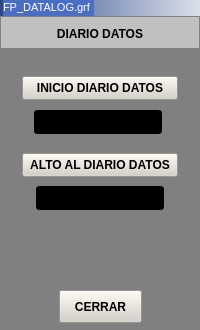
<?xml version="1.0" encoding="UTF-8"?>
<ui version="4.0">
 <class>WDiarioDatos</class>
 <widget class="QWidget" name="WDiarioDatos">
  <property name="geometry">
   <rect>
    <x>0</x>
    <y>0</y>
    <width>200</width>
    <height>330</height>
   </rect>
  </property>
  <property name="minimumSize">
   <size>
    <width>200</width>
    <height>330</height>
   </size>
  </property>
  <property name="maximumSize">
   <size>
    <width>200</width>
    <height>330</height>
   </size>
  </property>
  <property name="windowTitle">
   <string>Dialog</string>
  </property>
  <property name="styleSheet">
   <string notr="true">background-color: rgb(128, 128, 128);</string>
  </property>
  <widget class="QFrame" name="frame">
   <property name="geometry">
    <rect>
     <x>1</x>
     <y>17</y>
     <width>198</width>
     <height>31</height>
    </rect>
   </property>
   <property name="styleSheet">
    <string notr="true">background-color: rgb(192, 192, 192);</string>
   </property>
   <property name="frameShape">
    <enum>QFrame::NoFrame</enum>
   </property>
   <property name="frameShadow">
    <enum>QFrame::Sunken</enum>
   </property>
   <property name="lineWidth">
    <number>2</number>
   </property>
   <widget class="QLabel" name="lbDiarioDatosT">
    <property name="geometry">
     <rect>
      <x>0</x>
      <y>7</y>
      <width>198</width>
      <height>20</height>
     </rect>
    </property>
    <property name="font">
     <font>
      <weight>75</weight>
      <bold>true</bold>
     </font>
    </property>
    <property name="frameShape">
     <enum>QFrame::NoFrame</enum>
    </property>
    <property name="frameShadow">
     <enum>QFrame::Plain</enum>
    </property>
    <property name="lineWidth">
     <number>1</number>
    </property>
    <property name="text">
     <string>DIARIO DATOS</string>
    </property>
    <property name="alignment">
     <set>Qt::AlignCenter</set>
    </property>
   </widget>
  </widget>
  <widget class="QPushButton" name="btCerrar">
   <property name="geometry">
    <rect>
     <x>59</x>
     <y>290</y>
     <width>83</width>
     <height>33</height>
    </rect>
   </property>
   <property name="font">
    <font>
     <weight>75</weight>
     <bold>true</bold>
     <kerning>true</kerning>
    </font>
   </property>
   <property name="styleSheet">
    <string notr="true">background-color: rgb(212, 208, 200);</string>
   </property>
   <property name="text">
    <string>CERRAR</string>
   </property>
   <property name="shortcut">
    <string/>
   </property>
   <property name="autoDefault">
    <bool>false</bool>
   </property>
   <property name="default">
    <bool>false</bool>
   </property>
   <property name="flat">
    <bool>false</bool>
   </property>
  </widget>
  <widget class="QPushButton" name="btInicio">
   <property name="geometry">
    <rect>
     <x>22</x>
     <y>76</y>
     <width>156</width>
     <height>24</height>
    </rect>
   </property>
   <property name="font">
    <font>
     <weight>75</weight>
     <bold>true</bold>
     <kerning>true</kerning>
    </font>
   </property>
   <property name="styleSheet">
    <string notr="true">background-color: rgb(212, 208, 200);</string>
   </property>
   <property name="text">
    <string>INICIO DIARIO DATOS</string>
   </property>
   <property name="shortcut">
    <string/>
   </property>
   <property name="autoDefault">
    <bool>false</bool>
   </property>
   <property name="default">
    <bool>false</bool>
   </property>
   <property name="flat">
    <bool>false</bool>
   </property>
  </widget>
  <widget class="QPushButton" name="btAlto">
   <property name="geometry">
    <rect>
     <x>22</x>
     <y>153</y>
     <width>156</width>
     <height>24</height>
    </rect>
   </property>
   <property name="font">
    <font>
     <weight>75</weight>
     <bold>true</bold>
     <kerning>true</kerning>
    </font>
   </property>
   <property name="styleSheet">
    <string notr="true">background-color: rgb(212, 208, 200);</string>
   </property>
   <property name="text">
    <string>ALTO AL DIARIO DATOS</string>
   </property>
   <property name="shortcut">
    <string/>
   </property>
   <property name="autoDefault">
    <bool>false</bool>
   </property>
   <property name="default">
    <bool>false</bool>
   </property>
   <property name="flat">
    <bool>false</bool>
   </property>
  </widget>
  <widget class="QFrame" name="frame_2">
   <property name="geometry">
    <rect>
     <x>0</x>
     <y>0</y>
     <width>241</width>
     <height>16</height>
    </rect>
   </property>
   <property name="styleSheet">
    <string notr="true">background-color: qlineargradient(spread:pad, x1:0, y1:0, x2:1, y2:0, stop:0 rgba(43, 71, 134, 255), stop:1 rgba(255, 255, 255, 255));</string>
   </property>
   <property name="frameShape">
    <enum>QFrame::Panel</enum>
   </property>
   <property name="frameShadow">
    <enum>QFrame::Raised</enum>
   </property>
   <property name="lineWidth">
    <number>0</number>
   </property>
   <widget class="QLabel" name="lbIP">
    <property name="geometry">
     <rect>
      <x>3</x>
      <y>0</y>
      <width>91</width>
      <height>16</height>
     </rect>
    </property>
    <property name="font">
     <font>
      <pointsize>5</pointsize>
     </font>
    </property>
    <property name="styleSheet">
     <string notr="true">background-color: rgb(74, 110, 195);</string>
    </property>
    <property name="text">
     <string>&lt;!DOCTYPE HTML PUBLIC &quot;-//W3C//DTD HTML 4.0//EN&quot; &quot;http://www.w3.org/TR/REC-html40/strict.dtd&quot;&gt;
&lt;html&gt;&lt;head&gt;&lt;meta name=&quot;qrichtext&quot; content=&quot;1&quot; /&gt;&lt;style type=&quot;text/css&quot;&gt;
p, li { white-space: pre-wrap; }
&lt;/style&gt;&lt;/head&gt;&lt;body style=&quot; font-family:'MS Shell Dlg 2'; font-size:5pt; font-weight:400; font-style:normal;&quot;&gt;
&lt;p style=&quot; margin-top:0px; margin-bottom:0px; margin-left:0px; margin-right:0px; -qt-block-indent:0; text-indent:0px;&quot;&gt;&lt;span style=&quot; font-size:8pt; color:#ffffff;&quot;&gt;FP_DATALOG.grf&lt;/span&gt;&lt;/p&gt;&lt;/body&gt;&lt;/html&gt;</string>
    </property>
   </widget>
  </widget>
  <widget class="QLineEdit" name="leAlto">
   <property name="geometry">
    <rect>
     <x>36</x>
     <y>186</y>
     <width>128</width>
     <height>24</height>
    </rect>
   </property>
   <property name="font">
    <font>
     <pointsize>9</pointsize>
     <weight>75</weight>
     <bold>true</bold>
    </font>
   </property>
   <property name="styleSheet">
    <string notr="true">background-color: rgb(0, 0, 0);
color: rgb(0, 195, 0);</string>
   </property>
   <property name="text">
    <string/>
   </property>
   <property name="alignment">
    <set>Qt::AlignCenter</set>
   </property>
  </widget>
  <widget class="QLineEdit" name="leInicio">
   <property name="geometry">
    <rect>
     <x>34</x>
     <y>110</y>
     <width>128</width>
     <height>24</height>
    </rect>
   </property>
   <property name="font">
    <font>
     <pointsize>9</pointsize>
     <weight>75</weight>
     <bold>true</bold>
    </font>
   </property>
   <property name="styleSheet">
    <string notr="true">background-color: rgb(0, 0, 0);
color: rgb(0, 195, 0);</string>
   </property>
   <property name="text">
    <string/>
   </property>
   <property name="alignment">
    <set>Qt::AlignCenter</set>
   </property>
  </widget>
  <widget class="QLabel" name="lbFondo">
   <property name="geometry">
    <rect>
     <x>0</x>
     <y>0</y>
     <width>200</width>
     <height>330</height>
    </rect>
   </property>
   <property name="styleSheet">
    <string notr="true">background-color: rgb(128, 128, 128);</string>
   </property>
   <property name="text">
    <string/>
   </property>
  </widget>
  <zorder>lbFondo</zorder>
  <zorder>frame</zorder>
  <zorder>btCerrar</zorder>
  <zorder>btInicio</zorder>
  <zorder>btAlto</zorder>
  <zorder>frame_2</zorder>
  <zorder>leAlto</zorder>
  <zorder>leInicio</zorder>
 </widget>
 <resources/>
 <connections/>
</ui>
